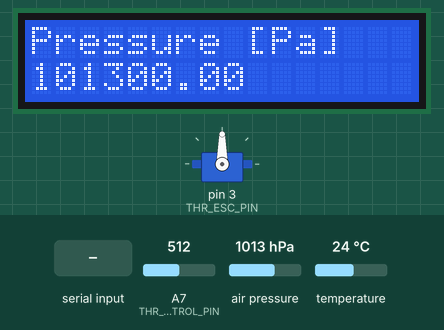
Simulated run of this sketch. Board: Arduino Nano, built with avr-gcc and run on an emulated ATmega328P. On the bench: 16×2 character LCD, servo. The inputs (shaded band) are chosen by the test bench; at power-on: A7 (THR_CONTROL_PIN) = 512, air pressure 1013 hPa, temperature 24 °C. What the sketch prints to the serial monitor is not drawn.

Above: at 2.2 s.
2.3 s: "90,45\n" received over Serial
At 2.57 s:
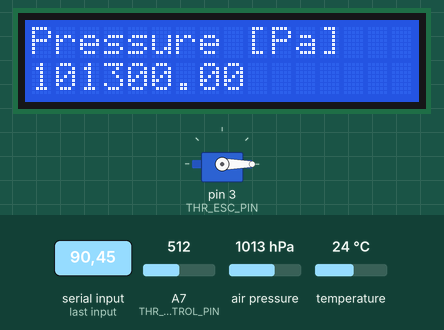
4.3 s: A7 (THR_CONTROL_PIN) set to 988
At 5.4 s:
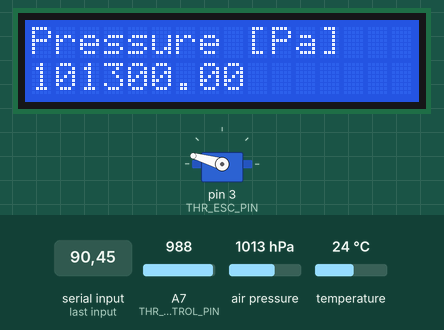
5.8 s: A7 (THR_CONTROL_PIN) set to 1008
At 7.1 s:
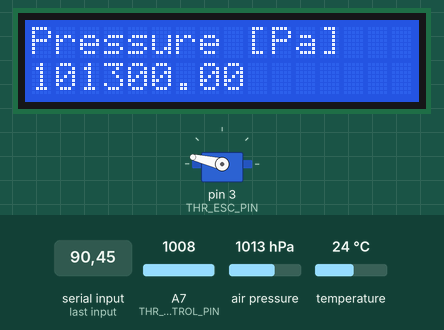
8.8 s: air pressure set to 1048 hPa
At 9.6 s:
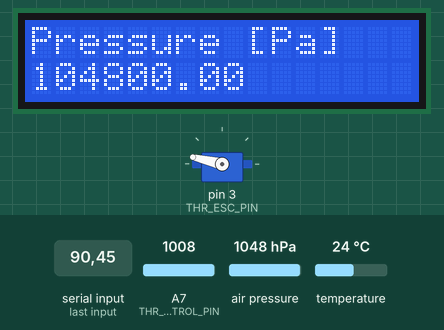
10.3 s: A7 (THR_CONTROL_PIN) set to 900
At 10.6 s:
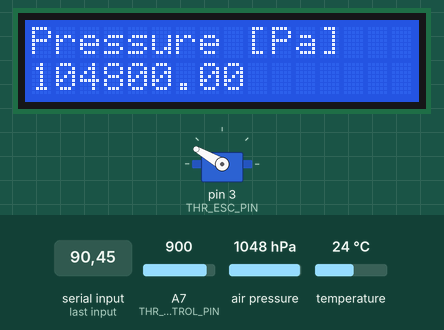
11.8 s: air pressure set to 952 hPa
At 12.1 s:
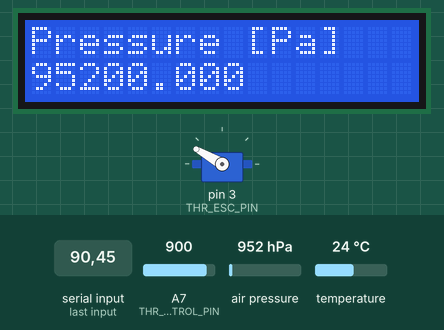
Timing chart, 0 to 14.3 s (numbered marks = the images above; inputs shaded):
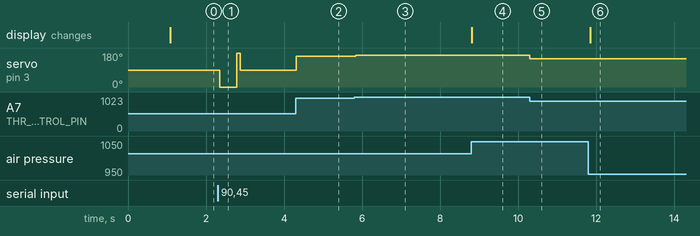

Measured:
- after the input at 2.3 s, servo on pin 3 (THR_ESC_PIN): 90° → 0° after 0.05 s, → 180° 0.44 s later, → 90° 0.09 s later
- after the input at 4.3 s, servo on pin 3 (THR_ESC_PIN): 90° → 164° at once
- after the input at 5.8 s, servo on pin 3 (THR_ESC_PIN): 164° → 167° at once
- after the input at 8.8 s, the display: changes at once (image 4)
- after the input at 10.3 s, servo on pin 3 (THR_ESC_PIN): 167° → 150° at once
- after the input at 11.8 s, the display: changes at once (image 6)

The sketch:

barometer.ino
```cpp
// by AEhere
// This code serves to test a MBP280 barometer with an LCD screen
// while controlling an ESC to spin an AC motor

#include <Servo.h>
#include <Wire.h>
#include <SPI.h>
#include <Adafruit_BMP280.h>
#include <LiquidCrystal.h>

#define BMP_SCK  (13)
#define BMP_MISO (12)
#define BMP_MOSI (11)
#define BMP_CS   (10)

Adafruit_BMP280 bmp; // I2C
//Adafruit_BMP280 bmp(BMP_CS); // hardware SPI
//Adafruit_BMP280 bmp(BMP_CS, BMP_MOSI, BMP_MISO,  BMP_SCK);

// initialize the library with the numbers of the interface pins
LiquidCrystal lcd(7, 8, 9, 10, 11, 12);

void(* resetFunc) (void) = 0;   // A function to reset the device

Servo ThrottleESCServo;  // create servo object to control the ESC

#define THR_ESC_PIN 3
#define THR_CONTROL_PIN A7

int intThrottlePos = 0;    // variable to store the servo position
int intRXThrottlePos = 0;
int value;


void setup() {
  Serial.begin(9600);
  Serial.println(F("BMP280 test"));

  // set up the LCD's number of columns and rows:
  lcd.begin(16, 2);
  lcd.setCursor(0, 0);
  lcd.print("BMP280 test");
  delay(1000);

  if (!bmp.begin()) {
    Serial.println(F("Could not find a valid BMP280 sensor, check wiring!"));
    lcd.setCursor(0, 1);
    lcd.print("Sensor error!");
    delay(2500);
    resetFunc();
  }

  /* Default settings from datasheet. */
  bmp.setSampling(Adafruit_BMP280::MODE_NORMAL,     /* Operating Mode. */
                  Adafruit_BMP280::SAMPLING_X1,     /* Temp. oversampling */
                  Adafruit_BMP280::SAMPLING_X4,    /* Pressure oversampling */
                  Adafruit_BMP280::FILTER_X4,      /* Filtering. */
                  Adafruit_BMP280::STANDBY_MS_125); /* Standby time. */

  pinMode(THR_CONTROL_PIN, INPUT  );
  ThrottleESCServo.attach(THR_ESC_PIN);   //Attach the ESC channel

}

void loop() {
  Serial.print(F("Temperature = "));
  Serial.print(bmp.readTemperature());
  Serial.println(" *C");

  Serial.print(F("Pressure = "));
  Serial.print(bmp.readPressure());
  Serial.println(" Pa");

  Serial.print(F("Approx altitude = "));
  Serial.print(bmp.readAltitude(1020.2)); /* Adjusted to local forecast! */
  Serial.println(" m");

  lcd.setCursor(0, 0);
  lcd.print("Pressure [Pa]");
  lcd.setCursor(0, 1);
  lcd.print(bmp.readPressure());
  delay(10);

  if (Serial.available()) {

    char ch = Serial.read();
    if (ch >= '0' && ch <= '9') // is this an ascii digit between 0 and 9?
    {
      value = (value * 10) + (ch - '0'); // yes, accumulate the value
    }
    else if (ch == 10)  // is the character the newline character
    {
      intRXThrottlePos = value;
      value = 0; // reset val to 0 ready for the next sequence of digits
    }

    Serial.println(intRXThrottlePos);

    ThrottleESCServo.write(map(intRXThrottlePos, 0, 100, 0, 180));

  }
  else if (!Serial.available()) {

    intThrottlePos = analogRead(THR_CONTROL_PIN);                    // reads the value of the potentiometer (value between 0 and 1023)
    ThrottleESCServo.write(map(intThrottlePos, 0, 1023, 10, 170));   // scale it to use it with the servo (value between 0 and 180)

  }

  Serial.println(intThrottlePos);
}
```
